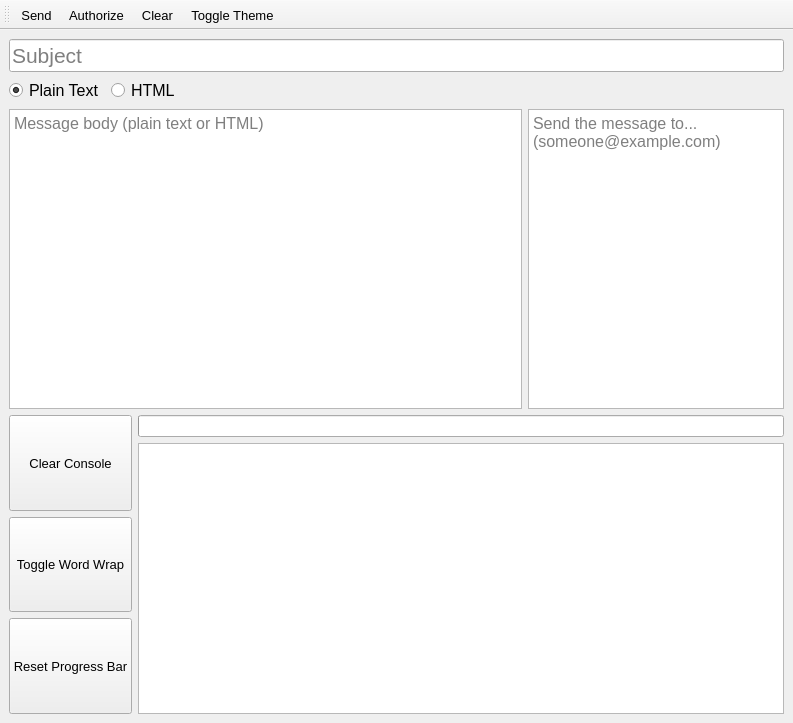
<?xml version="1.0" encoding="UTF-8"?>
<ui version="4.0">
 <author>NP</author>
 <class>MainWindow</class>
 <widget class="QMainWindow" name="MainWindow">
  <property name="geometry">
   <rect>
    <x>0</x>
    <y>0</y>
    <width>793</width>
    <height>723</height>
   </rect>
  </property>
  <property name="windowTitle">
   <string>PyMailList</string>
  </property>
  <property name="windowIcon">
   <iconset>
    <normaloff>:/icons/running_stick.png</normaloff>:/icons/running_stick.png</iconset>
  </property>
  <widget class="QWidget" name="centralwidget">
   <layout class="QVBoxLayout" name="verticalLayout_3">
    <item>
     <widget class="QLineEdit" name="subject_line_edit">
      <property name="font">
       <font>
        <pointsize>16</pointsize>
       </font>
      </property>
      <property name="text">
       <string/>
      </property>
      <property name="placeholderText">
       <string>Subject</string>
      </property>
     </widget>
    </item>
    <item>
     <layout class="QHBoxLayout" name="horizontalLayout_2">
      <item>
       <widget class="QRadioButton" name="plain_text_radio_button">
        <property name="enabled">
         <bool>true</bool>
        </property>
        <property name="sizePolicy">
         <sizepolicy hsizetype="Minimum" vsizetype="Minimum">
          <horstretch>0</horstretch>
          <verstretch>0</verstretch>
         </sizepolicy>
        </property>
        <property name="font">
         <font>
          <pointsize>12</pointsize>
         </font>
        </property>
        <property name="layoutDirection">
         <enum>Qt::LeftToRight</enum>
        </property>
        <property name="autoFillBackground">
         <bool>false</bool>
        </property>
        <property name="text">
         <string>Plain Text</string>
        </property>
        <property name="checked">
         <bool>true</bool>
        </property>
       </widget>
      </item>
      <item>
       <widget class="QRadioButton" name="HTML_radio_button">
        <property name="sizePolicy">
         <sizepolicy hsizetype="Minimum" vsizetype="Minimum">
          <horstretch>0</horstretch>
          <verstretch>0</verstretch>
         </sizepolicy>
        </property>
        <property name="font">
         <font>
          <pointsize>12</pointsize>
         </font>
        </property>
        <property name="text">
         <string>HTML</string>
        </property>
        <property name="checkable">
         <bool>true</bool>
        </property>
       </widget>
      </item>
      <item>
       <spacer name="horizontalSpacer">
        <property name="orientation">
         <enum>Qt::Horizontal</enum>
        </property>
        <property name="sizeType">
         <enum>QSizePolicy::Expanding</enum>
        </property>
        <property name="sizeHint" stdset="0">
         <size>
          <width>40</width>
          <height>20</height>
         </size>
        </property>
       </spacer>
      </item>
     </layout>
    </item>
    <item>
     <layout class="QHBoxLayout" name="horizontalLayout" stretch="2,1">
      <item>
       <widget class="QTextEdit" name="message_text_edit">
        <property name="font">
         <font>
          <pointsize>12</pointsize>
         </font>
        </property>
        <property name="tabChangesFocus">
         <bool>true</bool>
        </property>
        <property name="html">
         <string>&lt;!DOCTYPE HTML PUBLIC &quot;-//W3C//DTD HTML 4.0//EN&quot; &quot;http://www.w3.org/TR/REC-html40/strict.dtd&quot;&gt;
&lt;html&gt;&lt;head&gt;&lt;meta name=&quot;qrichtext&quot; content=&quot;1&quot; /&gt;&lt;style type=&quot;text/css&quot;&gt;
p, li { white-space: pre-wrap; }
&lt;/style&gt;&lt;/head&gt;&lt;body style=&quot; font-family:'MS Shell Dlg 2'; font-size:12pt; font-weight:400; font-style:normal;&quot;&gt;
&lt;p style=&quot;-qt-paragraph-type:empty; margin-top:0px; margin-bottom:0px; margin-left:0px; margin-right:0px; -qt-block-indent:0; text-indent:0px;&quot;&gt;&lt;br /&gt;&lt;/p&gt;&lt;/body&gt;&lt;/html&gt;</string>
        </property>
        <property name="placeholderText">
         <string>Message body (plain text or HTML)</string>
        </property>
       </widget>
      </item>
      <item>
       <widget class="QTextEdit" name="contacts_text_edit">
        <property name="font">
         <font>
          <pointsize>12</pointsize>
         </font>
        </property>
        <property name="tabChangesFocus">
         <bool>true</bool>
        </property>
        <property name="lineWrapMode">
         <enum>QTextEdit::NoWrap</enum>
        </property>
        <property name="html">
         <string>&lt;!DOCTYPE HTML PUBLIC &quot;-//W3C//DTD HTML 4.0//EN&quot; &quot;http://www.w3.org/TR/REC-html40/strict.dtd&quot;&gt;
&lt;html&gt;&lt;head&gt;&lt;meta name=&quot;qrichtext&quot; content=&quot;1&quot; /&gt;&lt;style type=&quot;text/css&quot;&gt;
p, li { white-space: pre-wrap; }
&lt;/style&gt;&lt;/head&gt;&lt;body style=&quot; font-family:'MS Shell Dlg 2'; font-size:12pt; font-weight:400; font-style:normal;&quot;&gt;
&lt;p style=&quot;-qt-paragraph-type:empty; margin-top:0px; margin-bottom:0px; margin-left:0px; margin-right:0px; -qt-block-indent:0; text-indent:0px;&quot;&gt;&lt;br /&gt;&lt;/p&gt;&lt;/body&gt;&lt;/html&gt;</string>
        </property>
        <property name="placeholderText">
         <string>Send the message to... (someone@example.com)</string>
        </property>
       </widget>
      </item>
     </layout>
    </item>
    <item>
     <layout class="QHBoxLayout" name="horizontalLayout_3">
      <item>
       <layout class="QVBoxLayout" name="verticalLayout">
        <item>
         <widget class="QPushButton" name="clear_console_button">
          <property name="sizePolicy">
           <sizepolicy hsizetype="Minimum" vsizetype="Preferred">
            <horstretch>0</horstretch>
            <verstretch>0</verstretch>
           </sizepolicy>
          </property>
          <property name="font">
           <font>
            <pointsize>10</pointsize>
           </font>
          </property>
          <property name="text">
           <string>Clear Console</string>
          </property>
         </widget>
        </item>
        <item>
         <widget class="QPushButton" name="toggle_console_wrap_button">
          <property name="sizePolicy">
           <sizepolicy hsizetype="Minimum" vsizetype="Preferred">
            <horstretch>0</horstretch>
            <verstretch>0</verstretch>
           </sizepolicy>
          </property>
          <property name="font">
           <font>
            <pointsize>10</pointsize>
           </font>
          </property>
          <property name="text">
           <string>Toggle Word Wrap</string>
          </property>
         </widget>
        </item>
        <item>
         <widget class="QPushButton" name="reset_progress_bar_button">
          <property name="sizePolicy">
           <sizepolicy hsizetype="Minimum" vsizetype="Preferred">
            <horstretch>0</horstretch>
            <verstretch>0</verstretch>
           </sizepolicy>
          </property>
          <property name="font">
           <font>
            <pointsize>10</pointsize>
           </font>
          </property>
          <property name="text">
           <string>Reset Progress Bar</string>
          </property>
         </widget>
        </item>
       </layout>
      </item>
      <item>
       <layout class="QVBoxLayout" name="verticalLayout_2">
        <item>
         <widget class="QProgressBar" name="progress_bar">
          <property name="value">
           <number>0</number>
          </property>
          <property name="textVisible">
           <bool>false</bool>
          </property>
         </widget>
        </item>
        <item>
         <widget class="QTextEdit" name="console">
          <property name="font">
           <font>
            <pointsize>12</pointsize>
           </font>
          </property>
          <property name="lineWrapMode">
           <enum>QTextEdit::NoWrap</enum>
          </property>
          <property name="readOnly">
           <bool>true</bool>
          </property>
          <property name="html">
           <string>&lt;!DOCTYPE HTML PUBLIC &quot;-//W3C//DTD HTML 4.0//EN&quot; &quot;http://www.w3.org/TR/REC-html40/strict.dtd&quot;&gt;
&lt;html&gt;&lt;head&gt;&lt;meta name=&quot;qrichtext&quot; content=&quot;1&quot; /&gt;&lt;style type=&quot;text/css&quot;&gt;
p, li { white-space: pre-wrap; }
&lt;/style&gt;&lt;/head&gt;&lt;body style=&quot; font-family:'MS Shell Dlg 2'; font-size:12pt; font-weight:400; font-style:normal;&quot;&gt;
&lt;p style=&quot;-qt-paragraph-type:empty; margin-top:0px; margin-bottom:0px; margin-left:0px; margin-right:0px; -qt-block-indent:0; text-indent:0px;&quot;&gt;&lt;br /&gt;&lt;/p&gt;&lt;/body&gt;&lt;/html&gt;</string>
          </property>
         </widget>
        </item>
       </layout>
      </item>
     </layout>
    </item>
   </layout>
  </widget>
  <widget class="QToolBar" name="toolBar">
   <property name="font">
    <font>
     <pointsize>10</pointsize>
    </font>
   </property>
   <property name="windowTitle">
    <string>toolBar</string>
   </property>
   <attribute name="toolBarArea">
    <enum>TopToolBarArea</enum>
   </attribute>
   <attribute name="toolBarBreak">
    <bool>false</bool>
   </attribute>
   <addaction name="action_send"/>
   <addaction name="action_authorize"/>
   <addaction name="action_clear_fields"/>
   <addaction name="action_toggle_theme"/>
  </widget>
  <action name="action_send">
   <property name="text">
    <string>Send</string>
   </property>
   <property name="toolTip">
    <string>Send the message (Alt+S)</string>
   </property>
   <property name="shortcut">
    <string>Alt+S</string>
   </property>
  </action>
  <action name="action_authorize">
   <property name="text">
    <string>Authorize</string>
   </property>
   <property name="toolTip">
    <string>Force re-authorization (Alt+A)</string>
   </property>
   <property name="shortcut">
    <string>Alt+A</string>
   </property>
  </action>
  <action name="action_clear_fields">
   <property name="text">
    <string>Clear</string>
   </property>
   <property name="toolTip">
    <string>Clear form input fields (Alt+C)</string>
   </property>
   <property name="shortcut">
    <string>Alt+C</string>
   </property>
  </action>
  <action name="action_toggle_theme">
   <property name="text">
    <string>Toggle Theme</string>
   </property>
   <property name="toolTip">
    <string>Toggle between light and dark theme (Alt+T)</string>
   </property>
   <property name="shortcut">
    <string>Alt+T</string>
   </property>
  </action>
 </widget>
 <resources/>
 <connections/>
</ui>
